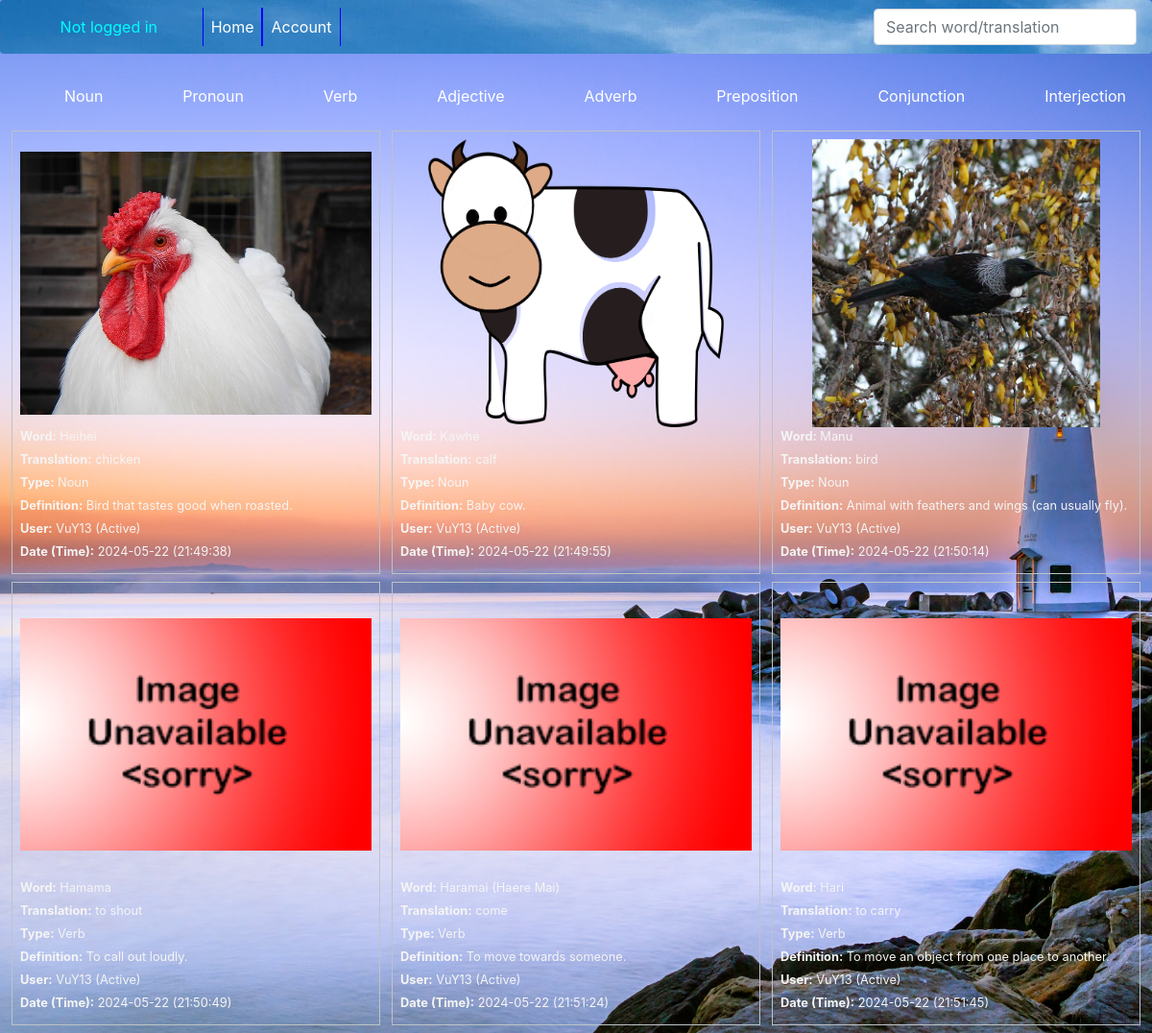
The page / on the database its author committed.
### tables this page shows
CREATE TABLE types (
    type_id integer PRIMARY KEY,
    type_name text
);

CREATE TABLE records (
    record_id integer PRIMARY KEY,
    word_id integer,
    user_id integer
);

CREATE TABLE images (
    image_id integer PRIMARY KEY,
    image_name text
);

CREATE TABLE words (
    word_id integer PRIMARY KEY,
    word_name text,
    word_translation text,
    word_type integer,
    word_definition text,
    word_image integer
, word_date date, word_time time);

CREATE TABLE users(
    user_id integer PRIMARY KEY,
    user_fname text,
    user_lname text,
    user_username text,
    user_email text,
    user_pass text,
    user_category text,
    user_status text,
    UNIQUE (user_email)
);

### app.py (the view)
@app.route('/')
def render_all():
    word_tuple = execute(DATABASE, f'SELECT word_name, word_translation, type_name, word_definition, user_id, image_name, word_date, word_time, record_id FROM words INNER JOIN types ON words.word_type = types.type_id INNER JOIN records ON words.word_id = records.word_id INNER JOIN images ON words.word_image = images.image_id')
    username_dict = {}
    active_dict = {}
    user_tuple = execute(DATABASE, f'SELECT user_id, user_username, user_status FROM users')
    for user in user_tuple:
        username_dict[user[0]] = user[1]
        active_dict[user[0]] = user[2]
    count_list = []
    for i in range(len(word_tuple)):
        count_list.append(i+1)
    type_tuple = execute(DATABASE, f'SELECT type_id, type_name FROM types')
    return render_template('home.html', words_and_counts = zip(word_tuple, count_list), types = type_tuple, users = username_dict, active = active_dict, logged_in = is_logged_in(), log = logged(), teacher = status("Teacher"))

### app.py (called while the page is built)
def create_connection(db_file):
    try:
        connection = sqlite3.connect(db_file)
        return connection
    except Error as err:
        print(err)
    return None

def execute(db_file, query):
    con = create_connection(db_file)
    cur = con.cursor()
    cur.execute(query)
    fetched = cur.fetchall()
    con.commit()
    con.close()
    return fetched

def is_logged_in():
    if session.get('email') is None:
        return False
    else:
        return True

def logged():
    log = "Not logged in"
    if is_logged_in():
        log = f"{session.get('user_username')} ({session.get('user_category')})"
    return log

def status(category):
    if session.get('user_category') == category:
        return True

### templates/home.html (shortened to what this page needs)
{% extends 'base.html' %}
{% block content %}
<div class="words">
    {% for type in types %}
    <ul>
        <li><a class="nav-link" href="/type={{ type[1].lower() }}">{{ type[1] }}</a></li>
    </ul>
    {% endfor %}
</div>
<div class="words">
    {% for word, count in words_and_counts %}
    <div class="word-box">
        <div class="word-box-info">
            <div class="word-box-image"><center><img src="/static/images/{{ word[5] }}"></img></center></div>
            <p><strong>Word:</strong> {{ word[0] }}</p>
            <p><strong>Translation:</strong> {{ word[1] }}</p>
            <p><strong>Type:</strong> {{ word[2] }}</p>
            <p><strong>Definition:</strong> {{ word[3] }}</p>
            <p><strong>User:</strong> {{ users[word[4]] }} ({{ active[word[4]] }})</p>
            <p><strong>Date (Time):</strong> {{ word[6] }} ({{ word[7] }})</p>
        </div>
    </div>
    {% endfor %}
</div>
{% endblock %}

### templates/base.html (shortened to what this page needs)
<!DOCTYPE html>
<html lang="en">
<head>
    <link rel="stylesheet" href="https://stackpath.bootstrapcdn.com/bootstrap/4.4.1/css/bootstrap.min.css"
>
    <link rel="stylesheet" href="https://cdn.jsdelivr.net/npm/bootstrap-icons@1.6.0/font/bootstrap-icons.css"
>
    <link rel="stylesheet" href="https://use.fontawesome.com/releases/v5.5.0/css/all.css"
>
    <link rel="stylesheet" href="{{ url_for('static', filename='css/task.css') }}">
</head>
<body>
    <nav class="navbar navbar-expand-lg rounded" id="beach">
        <div class="col-md-2"><div style="color: cyan; text-align: center;">{{log}}</div></div>
        <div class="collapse navbar-collapse">
            <ul class="navbar-nav mr-auto">
                <li><a class="nav-link accbtn" href="/">Home</a></li>
                {% if logged_in %}
                {% if teacher %}
                <button class="nav-link accbtn" id="adm" onclick=alert("")><a href="#">Admin</a></button>
                <li><a class="nav-link admin" href="/add_word">Add Word</a></li>
                {% endif %}
                <button class="nav-link accbtn" id="acc" onclick=alert("")><a href="#">Account</a></button>
                <li><a class="nav-link account" href="#logout?" onclick=alert("logout")>Logout</a></li>
                <li><a class="nav-link account" href="#delete_account?" onclick=alert("delete_account")>Delete Account</a></li>
                <li><a class="nav-link account" href="/edit_account">Edit Account</a></li>
                {% else %}
                <button class="nav-link accbtn" id="acc"><a href="#">Account</a></button>
                {% endif %}
            </ul>
            <form class="form-inline my-2 my-md-0" action="/search">
                <input class="form-control" id="query" name="query" type="text" placeholder="Search word/translation" aria-label="Search">
            </form>
        </div>
    </nav>
    <br>
    {% block content %}{% endblock %}
</body>
</html>

### static/css/task.css (style rules this page uses)
body { background-image: url('../backgrounds/lighthouse.jpg'); background-size: cover; }
#beach { background-image: url('../backgrounds/beach.jpg'); }
.accbtn { border: none; outline: none; background: inherit; font-family: inherit; border-left: 1px solid blue; border-right: 1px solid blue; }
.words li { display: inline; }
.words { display: flex; flex-wrap: wrap; justify-content: space-evenly; }
.word-box { width: 32%; border: 1px solid rgba(189, 195, 199, 1.0); color: rgba(44, 62, 80, 1.0); margin-bottom: 0.5rem; }
.word-box-image img { width: 100%; height: 300px; object-fit: contain; overflow: hidden; }
.word-box-info { padding: 0.5rem; }
.word-box p { font-size: 0.8rem; margin-bottom: 0.3rem; color: whitesmoke; }

### rows shown on the page
types: type_name "Noun"
types: type_name "Pronoun"
types: type_name "Verb"
types: type_name "Adjective"
types: type_name "Adverb"
types: type_name "Preposition"
types: type_name "Conjunction"
types: type_name "Interjection"
records: image_name (picture), word_name "Heihei", word_translation "chicken", type_name "Noun", word_definition "Bird that tastes good when roasted.", word_date "2024-05-22", word_time "21:49:38"
users: user_username "VuY13", user_status "Active"
records: image_name (picture), word_translation "calf", type_name "Noun", word_definition "Baby cow.", word_date "2024-05-22", word_time "21:49:55"
records: image_name (picture), word_name "Manu", word_translation "bird", type_name "Noun", word_definition "Animal with feathers and wings (can usually fly).", word_date "2024-05-22", word_time "21:50:14"
records: image_name (placeholder picture), word_name "Hamama", word_translation "to shout", type_name "Verb", word_definition "To call out loudly.", word_date "2024-05-22", word_time "21:50:49"
records: image_name (placeholder picture), word_name "Haramai (Haere Mai)", word_translation "come", type_name "Verb", word_definition "To move towards someone.", word_date "2024-05-22", word_time "21:51:24"
records: image_name (placeholder picture), word_name "Hari", word_translation "to carry", type_name "Verb", word_definition "To move an object from one place to another.", word_date "2024-05-22", word_time "21:51:45"

### other values the page prints
{{ log }} "Not logged in"
